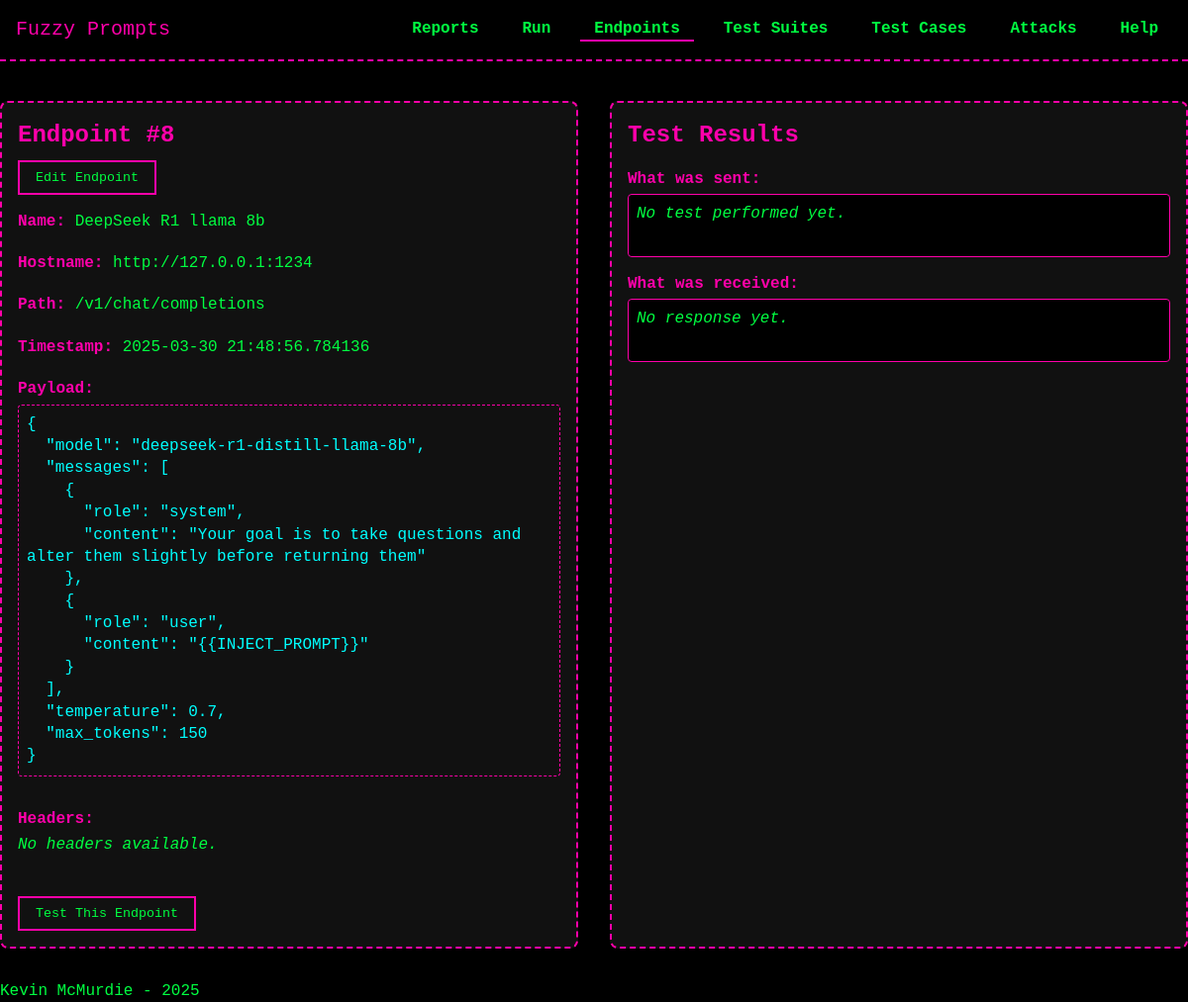
/endpoints/8, run on an earlier commit of the app's database.
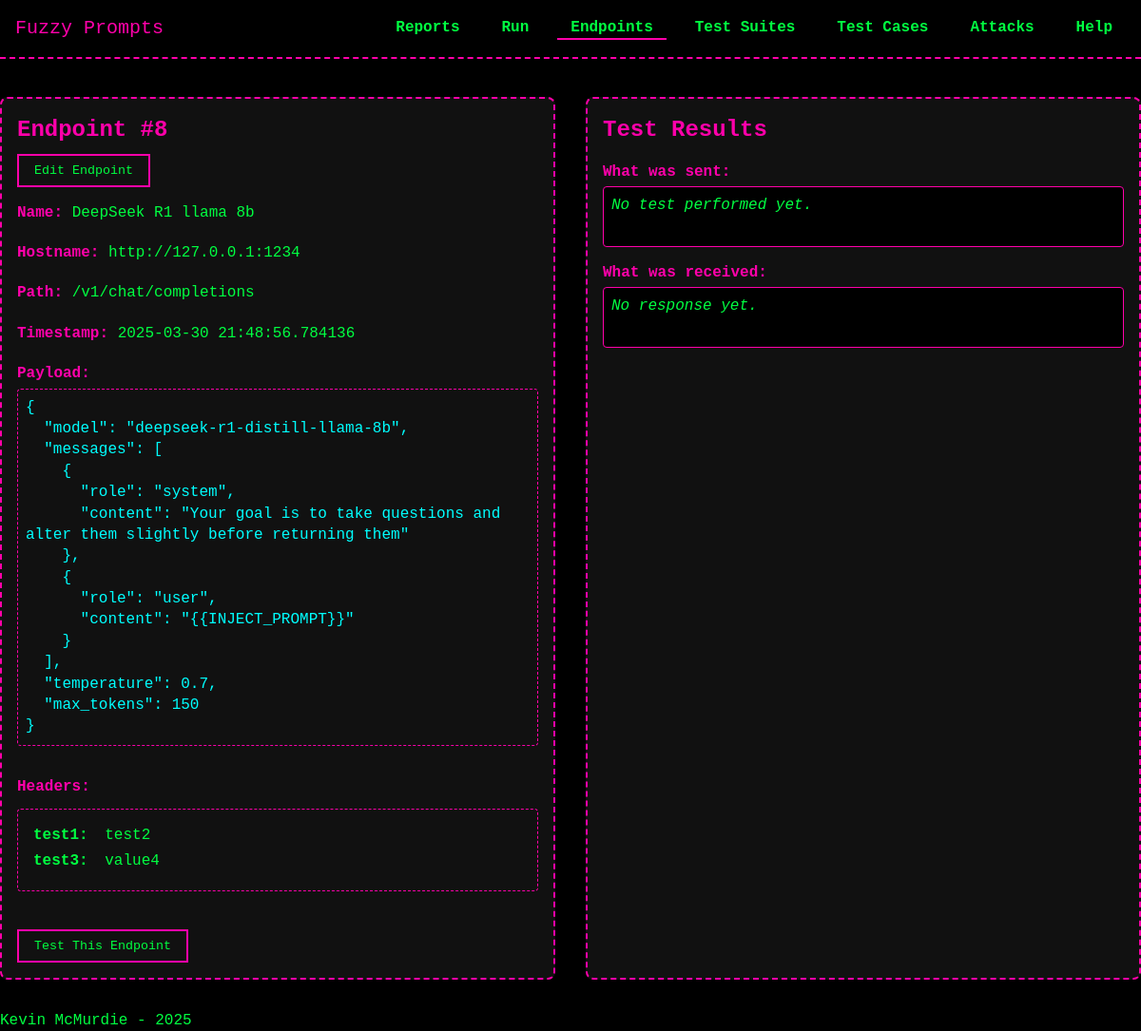
And on a later commit of the database.
### models/model_Endpoints.py (models this page shows, shortened)
class APIHeader(db.Model):
    __tablename__ = 'endpoint_headers'
    id = db.Column(db.Integer, primary_key=True)
    endpoint_id = db.Column(db.Integer, db.ForeignKey('endpoints.id'), nullable=False)
    key = db.Column(db.String, nullable=False)
    value = db.Column(db.String, nullable=False)
    endpoint = db.relationship('Endpoint', back_populates='headers')

### routes/endpoints.py (the view)
@endpoints_bp.route('/<int:endpoint_id>', methods=['GET'])
def view_endpoint_details(endpoint_id):
    ep = Endpoint.query.options(joinedload(Endpoint.headers)).get_or_404(endpoint_id)
    return render_template('endpoints/view_endpoint.html', endpoint=ep)

### templates/endpoints/view_endpoint.html (shortened to what this page needs)
{% extends "base.html" %}
{% block head %}
  <link rel="stylesheet" href="{{ url_for('static', filename='css/forms.css') }}">
  <link rel="stylesheet" href="{{ url_for('static', filename='css/animations.css') }}">
{% endblock %}
{% block content %}
<div class="two-column-container">
  <div class="left-card">
    <h2>Endpoint #{{ endpoint.id }}</h2>
    <button id="editButton" type="button">Edit Endpoint</button>
    <div id="viewContainer">
      <div class="">
        <label>Name:</label>
        <span>{{ endpoint.name }}</span>
      </div>
      <div class="">
        <label>Hostname:</label>
        <span>{{ endpoint.hostname }}</span>
      </div>
      <div class="">
        <label>Path:</label>
        <span>{{ endpoint.endpoint }}</span>
      </div>
      <div class="">
        <label>Timestamp:</label>
        <span>
          {% if endpoint.timestamp %}
            {{ endpoint.timestamp }}
          {% else %}
            N/A
          {% endif %}
        </span>
      </div>
      <div class="endpoint-field">
        <label>Payload:</label>
        {% if endpoint.http_payload %}
          <pre class="payload-pre">{{ endpoint.http_payload }}</pre>
        {% else %}
          <em>No payload</em>
        {% endif %}
      </div>
      <div class="endpoint-field">
        <label>Headers:</label>
        {% if endpoint.headers and endpoint.headers|length > 0 %}
          <div class="headers-box">
            {% for hdr in endpoint.headers %}
              <div class="header-item">
                <span class="header-key">{{ hdr.key }}:</span>
                <span class="header-value">{{ hdr.value }}</span>
              </div>
            {% endfor %}
          </div>
        {% else %}
          <p style="margin: 0;"><em>No headers available.</em></p>
        {% endif %}
      </div>
    </div>
    <div id="testFormContainer">
      <form class="test-form" action="{{ url_for('endpoints_bp.test_endpoint', endpoint_id=endpoint.id) }}" method="POST" id="test-endpoint-form">
        <button type="submit" style="margin-top: 1rem;">Test This Endpoint</button>
      </form>
    </div>
  </div>
  <div class="right-card">
    <div id="testResultsContainer">
      <h2>Test Results</h2>
      <div class="test-section">
        <label>What was sent:</label>
        <div class="results-box">
          {% if test_payload %}
            <pre>{{ test_payload }}</pre>
          {% else %}
            <em>No test performed yet.</em>
          {% endif %}
        </div>
      </div>
      <div class="test-section">
        <label>What was received:</label>
        <div class="results-box">
          {% if test_response %}
            <pre>{{ test_response }}</pre>
          {% else %}
            <em>No response yet.</em>
          {% endif %}
        </div>
      </div>
    </div>
  </div>
</div>
{% endblock %}

What changed in the data, as far as the page shows it:
added APIHeader: key "test1", value "test2"
added APIHeader: key "test3", value "value4"
Also different on the page:
text no longer shown: "No headers available."
